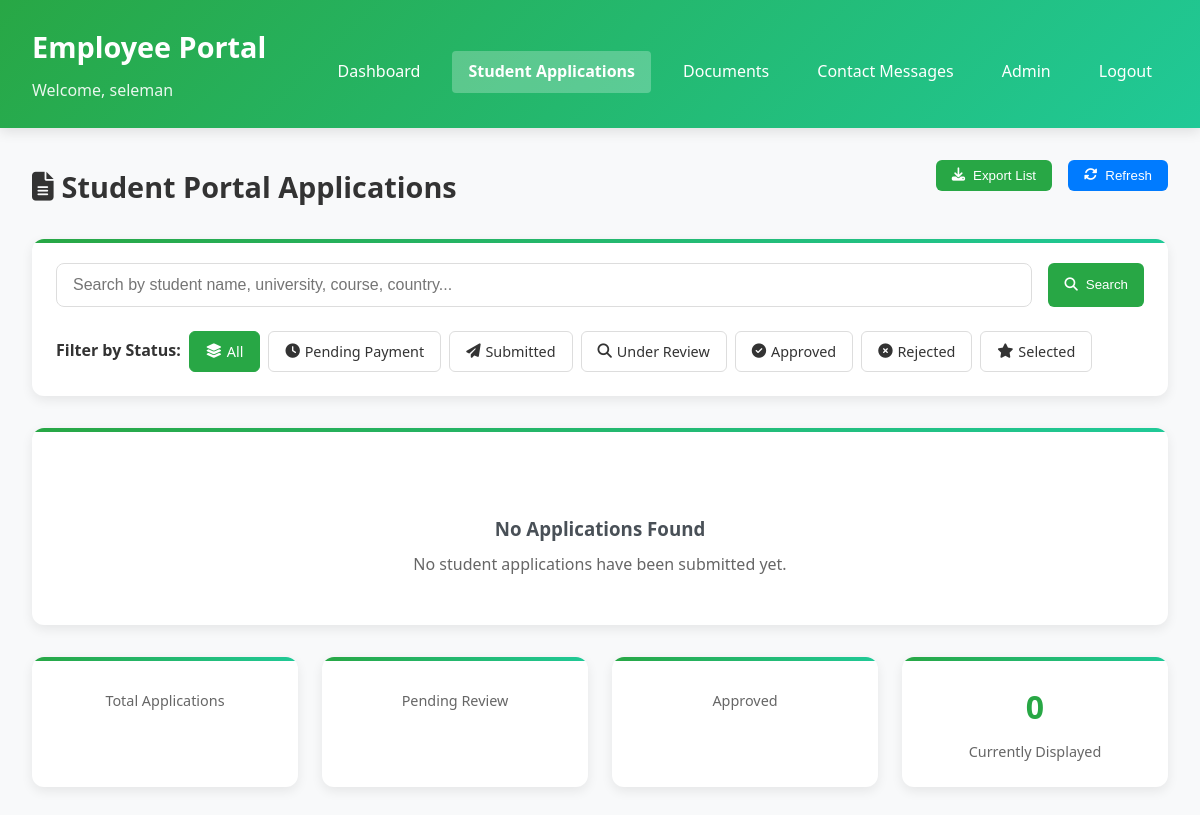
Before: /employee/student-applications/ (signed in) with the older database file.
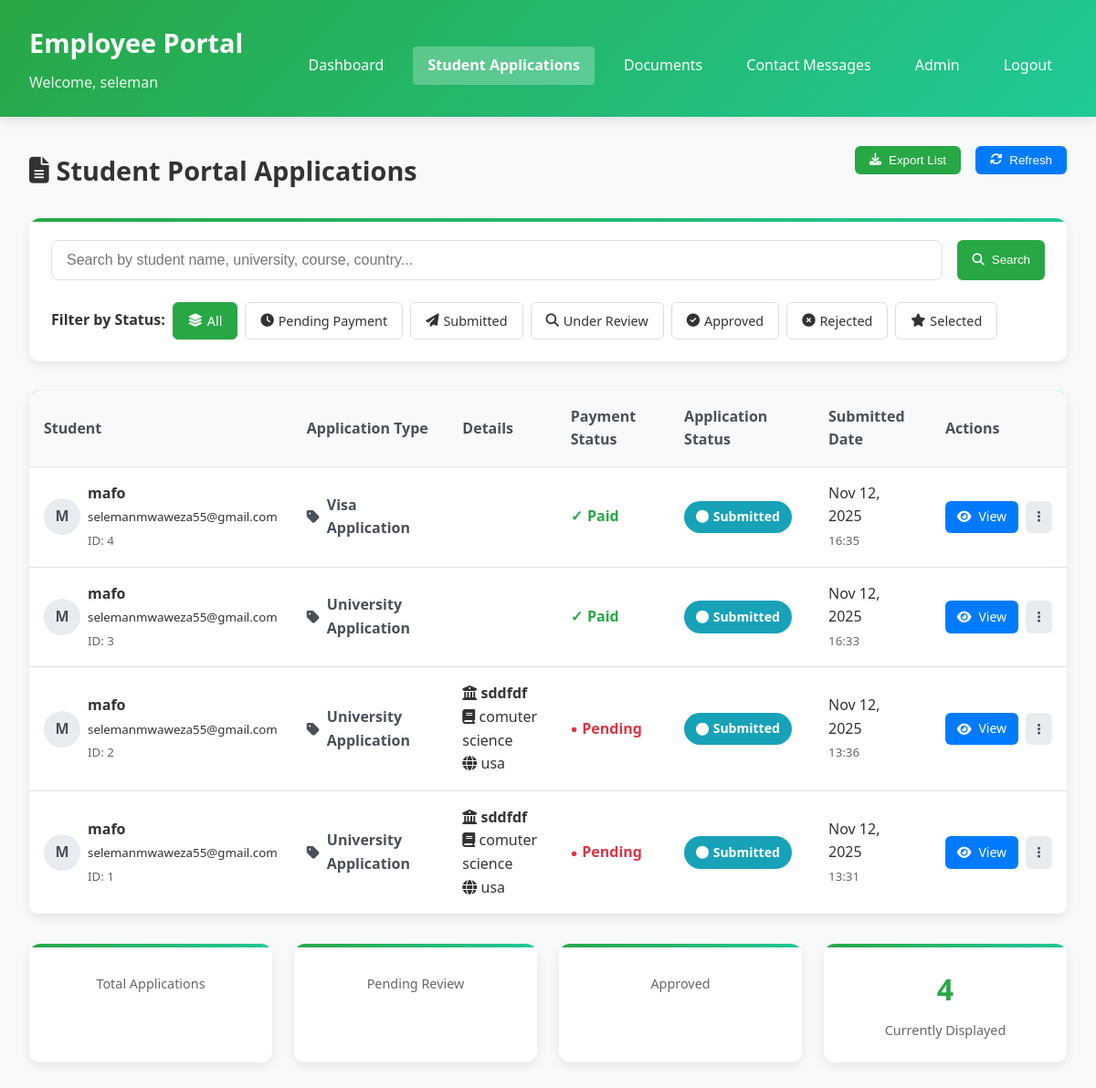
After: the same page with the newer database file.
### student_portal/models.py (models this page shows, shortened)
class Application(models.Model):
    APPLICATION_STATUS = [
        ('pending_payment', 'Pending Payment'),
        ('submitted', 'Submitted'),
        ('under_review', 'Under Review'),
        ('approved', 'Approved'),
        ('rejected', 'Rejected'),
        ('selected', 'Selected'),
    ]
    APPLICATION_TYPES = [
        ('university', 'University Application'),
        ('visa', 'Visa Application'),
        ('scholarship', 'Scholarship'),
        ('loan', 'Student Loan'),
    ]
    student = models.ForeignKey(User, on_delete=models.CASCADE)
    application_type = models.CharField(max_length=20, choices=APPLICATION_TYPES)
    university_name = models.CharField(max_length=255, blank=True)
    course = models.CharField(max_length=255, blank=True)
    country = models.CharField(max_length=100, blank=True)
    status = models.CharField(max_length=20, choices=APPLICATION_STATUS, default='pending_payment')
    submission_date = models.DateTimeField(auto_now_add=True)
    created_at = models.DateTimeField(auto_now_add=True)
    updated_at = models.DateTimeField(auto_now=True)
    is_paid = models.BooleanField(default=False)
    payment_amount = models.DecimalField(max_digits=10, decimal_places=2, default=5000.00)

### employee/views.py (the view, shortened to what this page needs)
# urls.py: path('student-applications/', views.student_application_list, name='student_application_list'),
@login_required
def student_application_list(request):
    applications = Application.objects.all().order_by('-created_at')
    status_filter = request.GET.get('status')
    if status_filter:
        applications = applications.filter(status=status_filter)
    search_query = request.GET.get('search')
    context = {
        'applications': applications,
        'status_filter': status_filter,
        'search_query': search_query,
    }
    return render(request, 'employee/student_application_list.html', context)

### employee/templates/employee/student_application_list.html (shortened to what the changed rows need)
<!DOCTYPE html>
<html lang="en">
<head>
    <link rel="stylesheet" href="https://cdnjs.cloudflare.com/ajax/libs/font-awesome/6.4.0/css/all.min.css">
</head>
<body>
    <div class="header">
        <div class="header-content">
            <div>
                <h1>Employee Portal</h1>
            </div>
        </div>
    </div>
    <div class="container">
        <div class="page-header">
            <h2><i class="fas fa-file-alt"></i> Student Portal Applications</h2>
        </div>
        <div class="table-container">
            {% if applications %}
            <table>
                <thead>
                    <tr>
                        <th>Student</th>
                        <th>Application Type</th>
                        <th>Details</th>
                        <th>Payment Status</th>
                        <th>Application Status</th>
                        <th>Submitted Date</th>
                        <th>Actions</th>
                    </tr>
                </thead>
                <tbody>
                    {% for app in applications %}
                    <tr>
                        <td>
                            <div style="display: flex; align-items: center; gap: 0.5rem;">
                                <div style="width: 40px; height: 40px; background: #e9ecef; border-radius: 50%; display: flex; align-items: center; justify-content: center; color: #495057; font-weight: bold;">
                                    {{ app.student.get_full_name|default:app.student.username|slice:":1"|upper }}
                                </div>
                                <div>
                                    <strong>{{ app.student.get_full_name|default:app.student.username }}</strong><br>
                                    <small>{{ app.student.email }}</small><br>
                                    <small style="color: #666;">ID: {{ app.id }}</small>
                                </div>
                            </div>
                        </td>
                        <td>
                            <span class="application-type">
                                <i class="fas fa-tag"></i> {{ app.get_application_type_display }}
                            </span>
                        </td>
                        <td>
                            {% if app.university_name %}
                                <div><i class="fas fa-university"></i> <strong>{{ app.university_name }}</strong></div>
                            {% endif %}
                            {% if app.course %}
                                <div><i class="fas fa-book"></i> {{ app.course }}</div>
                            {% endif %}
                            {% if app.country %}
                                <div><i class="fas fa-globe"></i> {{ app.country }}</div>
                            {% endif %}
                        </td>
                        <td>
                            {% if app.is_paid %}
                                <span class="payment-paid">Paid</span>
                            {% else %}
                                <span class="payment-pending">Pending</span>
                            {% endif %}
                        </td>
                        <td>
                            <span class="status-badge status-{{ app.status }}">
                                <i class="fas fa-circle"></i> {{ app.get_status_display }}
                            </span>
                        </td>
                        <td>
                            <div>{{ app.created_at|date:"M d, Y" }}</div>
                            <small style="color: #666;">{{ app.created_at|date:"H:i" }}</small>
                        </td>
                        <td>
                            <div class="action-buttons">
                                <a href="{% url 'employee:student_application_detail' app.id %}" class="btn btn-primary btn-sm">
                                    <i class="fas fa-eye"></i> View
                                </a>
                                <a href="#" class="btn btn-sm" style="background: #e9ecef; color: #495057;">
                                    <i class="fas fa-ellipsis-v"></i>
                                </a>
                            </div>
                        </td>
                    </tr>
                    {% endfor %}
                </tbody>
            </table>
            {% else %}
            <div class="empty-state">
                <h3></h3>
                <h3>No Applications Found</h3>
                <p>{% if search_query or status_filter %}Try adjusting your search criteria{% else %}No student applications have been submitted yet.{% endif %}</p>
            </div>
            {% endif %}
        </div>
        <div class="stats-grid">
            <div class="stat-card">
                <div class="stat-number">{{ applications.count }}</div>
                <div class="stat-label">Currently Displayed</div>
            </div>
        </div>
    </div>
</body>
</html>

Changed rows visible on the page:
added Application: student.get_full_name "M", student.get_full_name "mafo", student.email "selemanmwaweza55@gmail.com", id "4", application_type "Visa Application", is_paid "Paid", status "Submitted", created_at "Nov 12, 2025", created_at "16:35"
added Application: student.get_full_name "M", student.get_full_name "mafo", student.email "selemanmwaweza55@gmail.com", id "3", application_type "University Application", is_paid "Paid", status "Submitted", created_at "Nov 12, 2025", created_at "16:33"
added Application: student.get_full_name "M", student.get_full_name "mafo", student.email "selemanmwaweza55@gmail.com", id "2", application_type "University Application", university_name "sddfdf", course "comuter science", country "usa", is_paid "Pending", status "Submitted", created_at "Nov 12, 2025", created_at "13:36"
added Application: student.get_full_name "M", student.get_full_name "mafo", student.email "selemanmwaweza55@gmail.com", id "1", application_type "University Application", university_name "sddfdf", course "comuter science", country "usa", is_paid "Pending", status "Submitted", created_at "Nov 12, 2025", created_at "13:31"
Other visible differences:
{{ applications.count }}: "0" → "4"
text no longer shown: "No Applications Found No student applications have been submitted yet."
text now shown: "Student Application Type Details Payment Status Application Status Submitted Date Actions"
